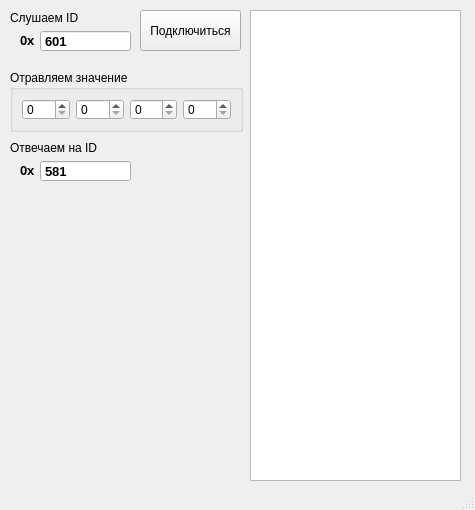
<?xml version="1.0" encoding="UTF-8"?>
<ui version="4.0">
 <class>MainWindow</class>
 <widget class="QMainWindow" name="MainWindow">
  <property name="geometry">
   <rect>
    <x>0</x>
    <y>0</y>
    <width>475</width>
    <height>510</height>
   </rect>
  </property>
  <property name="windowTitle">
   <string>MainWindow</string>
  </property>
  <widget class="QWidget" name="centralwidget">
   <widget class="QLabel" name="label">
    <property name="geometry">
     <rect>
      <x>10</x>
      <y>10</y>
      <width>81</width>
      <height>16</height>
     </rect>
    </property>
    <property name="text">
     <string>Слушаем ID</string>
    </property>
   </widget>
   <widget class="QLabel" name="label_2">
    <property name="geometry">
     <rect>
      <x>10</x>
      <y>140</y>
      <width>101</width>
      <height>16</height>
     </rect>
    </property>
    <property name="text">
     <string>Отвечаем на ID</string>
    </property>
   </widget>
   <widget class="QListWidget" name="read_byte_list">
    <property name="geometry">
     <rect>
      <x>250</x>
      <y>10</y>
      <width>211</width>
      <height>471</height>
     </rect>
    </property>
   </widget>
   <widget class="QGroupBox" name="groupBox">
    <property name="geometry">
     <rect>
      <x>10</x>
      <y>70</y>
      <width>233</width>
      <height>62</height>
     </rect>
    </property>
    <property name="title">
     <string>Отравляем значение</string>
    </property>
    <layout class="QHBoxLayout" name="horizontalLayout">
     <item>
      <widget class="QSpinBox" name="byte1_spinBox">
       <property name="maximum">
        <number>256</number>
       </property>
       <property name="displayIntegerBase">
        <number>16</number>
       </property>
      </widget>
     </item>
     <item>
      <widget class="QSpinBox" name="byte2_spinBox">
       <property name="maximum">
        <number>256</number>
       </property>
       <property name="displayIntegerBase">
        <number>16</number>
       </property>
      </widget>
     </item>
     <item>
      <widget class="QSpinBox" name="byte3_spinBox">
       <property name="maximum">
        <number>256</number>
       </property>
       <property name="displayIntegerBase">
        <number>16</number>
       </property>
      </widget>
     </item>
     <item>
      <widget class="QSpinBox" name="byte4_spinBox">
       <property name="maximum">
        <number>256</number>
       </property>
       <property name="displayIntegerBase">
        <number>16</number>
       </property>
      </widget>
     </item>
    </layout>
   </widget>
   <widget class="QSpinBox" name="answer_ID_spinbox">
    <property name="geometry">
     <rect>
      <x>40</x>
      <y>160</y>
      <width>91</width>
      <height>22</height>
     </rect>
    </property>
    <property name="font">
     <font>
      <pointsize>10</pointsize>
      <weight>75</weight>
      <bold>true</bold>
     </font>
    </property>
    <property name="contextMenuPolicy">
     <enum>Qt::NoContextMenu</enum>
    </property>
    <property name="buttonSymbols">
     <enum>QAbstractSpinBox::NoButtons</enum>
    </property>
    <property name="minimum">
     <number>100</number>
    </property>
    <property name="maximum">
     <number>536870911</number>
    </property>
    <property name="value">
     <number>1409</number>
    </property>
    <property name="displayIntegerBase">
     <number>16</number>
    </property>
   </widget>
   <widget class="QLabel" name="label_3">
    <property name="geometry">
     <rect>
      <x>20</x>
      <y>160</y>
      <width>21</width>
      <height>21</height>
     </rect>
    </property>
    <property name="font">
     <font>
      <pointsize>10</pointsize>
      <weight>75</weight>
      <bold>true</bold>
     </font>
    </property>
    <property name="text">
     <string>0х</string>
    </property>
   </widget>
   <widget class="QLabel" name="label_4">
    <property name="geometry">
     <rect>
      <x>20</x>
      <y>30</y>
      <width>21</width>
      <height>21</height>
     </rect>
    </property>
    <property name="font">
     <font>
      <pointsize>10</pointsize>
      <weight>75</weight>
      <bold>true</bold>
     </font>
    </property>
    <property name="text">
     <string>0х</string>
    </property>
   </widget>
   <widget class="QSpinBox" name="listen_ID_spinbox">
    <property name="geometry">
     <rect>
      <x>40</x>
      <y>30</y>
      <width>91</width>
      <height>22</height>
     </rect>
    </property>
    <property name="font">
     <font>
      <pointsize>10</pointsize>
      <weight>75</weight>
      <bold>true</bold>
     </font>
    </property>
    <property name="contextMenuPolicy">
     <enum>Qt::NoContextMenu</enum>
    </property>
    <property name="buttonSymbols">
     <enum>QAbstractSpinBox::NoButtons</enum>
    </property>
    <property name="minimum">
     <number>100</number>
    </property>
    <property name="maximum">
     <number>536870911</number>
    </property>
    <property name="value">
     <number>1537</number>
    </property>
    <property name="displayIntegerBase">
     <number>16</number>
    </property>
   </widget>
   <widget class="QPushButton" name="connect_button">
    <property name="geometry">
     <rect>
      <x>140</x>
      <y>10</y>
      <width>101</width>
      <height>41</height>
     </rect>
    </property>
    <property name="text">
     <string>Подключиться</string>
    </property>
   </widget>
  </widget>
  <widget class="QStatusBar" name="statusbar"/>
 </widget>
 <resources/>
 <connections/>
</ui>
